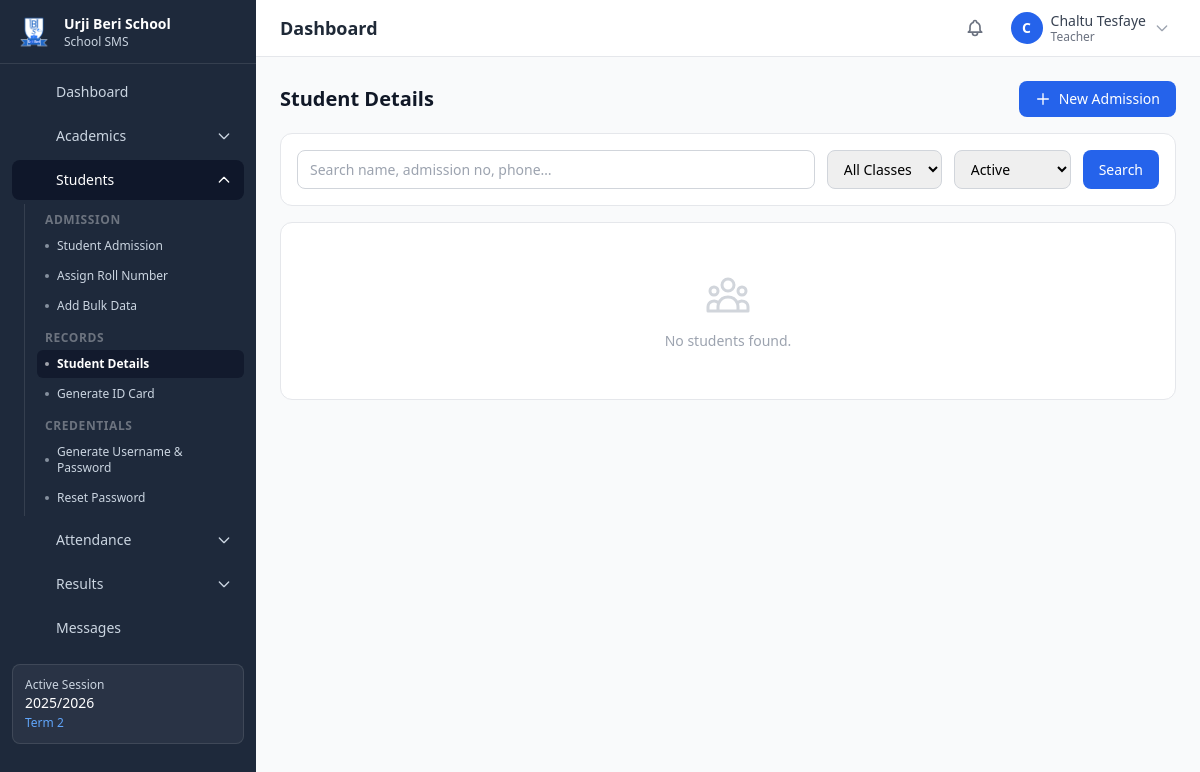
The app's page /students/details (signed in) with its own data.
### tables this page shows
CREATE TABLE IF NOT EXISTS `settings` (
    `id` BIGINT UNSIGNED NOT NULL AUTO_INCREMENT,
    `setting_group` VARCHAR(50) NOT NULL DEFAULT 'general',
    `setting_key` VARCHAR(100) NOT NULL,
    `setting_value` TEXT DEFAULT NULL,
    `setting_type` ENUM('string','integer','boolean','json','text','textarea','number') NOT NULL DEFAULT 'string',
    `description` VARCHAR(255) DEFAULT NULL,
    `is_public` TINYINT(1) NOT NULL DEFAULT 0,
    `updated_at` DATETIME NOT NULL DEFAULT CURRENT_TIMESTAMP ON UPDATE CURRENT_TIMESTAMP,
    PRIMARY KEY (`id`),
    UNIQUE KEY `uk_settings_key` (`setting_group`, `setting_key`),
    INDEX `idx_settings_group` (`setting_group`)
);

CREATE TABLE IF NOT EXISTS `academic_sessions` (
    `id` BIGINT UNSIGNED NOT NULL AUTO_INCREMENT,
    `name` VARCHAR(100) NOT NULL,
    `slug` VARCHAR(100) NOT NULL,
    `start_date` DATE NOT NULL,
    `end_date` DATE NOT NULL,
    `is_active` TINYINT(1) NOT NULL DEFAULT 0,
    `created_at` DATETIME NOT NULL DEFAULT CURRENT_TIMESTAMP,
    `updated_at` DATETIME NOT NULL DEFAULT CURRENT_TIMESTAMP ON UPDATE CURRENT_TIMESTAMP,
    PRIMARY KEY (`id`),
    UNIQUE KEY `uk_sessions_slug` (`slug`),
    INDEX `idx_sessions_active` (`is_active`)
);

CREATE TABLE IF NOT EXISTS `terms` (
    `id` BIGINT UNSIGNED NOT NULL AUTO_INCREMENT,
    `session_id` BIGINT UNSIGNED NOT NULL,
    `name` VARCHAR(100) NOT NULL,
    `slug` VARCHAR(100) NOT NULL,
    `start_date` DATE NOT NULL,
    `end_date` DATE NOT NULL,
    `is_active` TINYINT(1) NOT NULL DEFAULT 0,
    `sort_order` INT UNSIGNED NOT NULL DEFAULT 0,
    `created_at` DATETIME NOT NULL DEFAULT CURRENT_TIMESTAMP,
    `updated_at` DATETIME NOT NULL DEFAULT CURRENT_TIMESTAMP ON UPDATE CURRENT_TIMESTAMP,
    PRIMARY KEY (`id`),
    UNIQUE KEY `uk_terms_session_slug` (`session_id`, `slug`),
    INDEX `idx_terms_active` (`is_active`),
    CONSTRAINT `fk_terms_session` FOREIGN KEY (`session_id`) REFERENCES `academic_sessions`(`id`) ON DELETE CASCADE
);

### modules/students/views/details.php (the view, shortened to what the rows shown need)
<div class="space-y-4">
    <div class="flex items-center justify-between">
        <h1 class="text-xl font-bold text-gray-900">Student Details</h1>
    </div>
</div>
<?php
require APP_ROOT . '/templates/layout.php';

### templates/partials/sidebar.php (shortened to what the rows shown need)
<?php
$isAdmin = auth_is_super_admin() || auth_has_role('admin');
$isTeacher = auth_has_role('teacher');
$isStudent = auth_has_role('student');
$isParent = auth_has_role('parent');
$inAcademics = route_is('academics');
$navItems = [];
$navItems[] = ['icon' => 'home', 'label' => 'Dashboard', 'url' => '/dashboard', 'module' => 'dashboard'];
if ($isAdmin || $isTeacher) {
    $navItems[] = [
        'icon'   => 'academic-cap',
        'label'  => 'Academics',
        'module' => 'academics',
        'tree'   => true,
        'groups' => [
            'Setup'       => [
                ['action' => 'sessions',          'label' => 'Sessions'],
                ['action' => 'terms',             'label' => 'Terms'],
                ['action' => 'mediums',           'label' => 'Mediums'],
                ['action' => 'streams',           'label' => 'Streams'],
                ['action' => 'shifts',            'label' => 'Shifts'],
            ],
            'Structure'   => [
                ['action' => 'classes',           'label' => 'Classes'],
                ['action' => 'sections',          'label' => 'Sections'],
                ['action' => 'subjects',          'label' => 'Subjects'],
            ],
            'Assignments' => [
                ['action' => 'class-subjects',    'label' => 'Class Subjects'],
                ['action' => 'elective-subjects', 'label' => 'Elective Subjects'],
                ['action' => 'class-teachers',    'label' => 'Class Teachers'],
                ['action' => 'subject-teachers',  'label' => 'Subject Teachers'],
            ],
            'Actions'     => [
                ['action' => 'promote',           'label' => 'Promote Students'],
            ],
            'Schedule'    => [
                ['action' => 'timetable',         'label' => 'Timetable'],
            ],
        ],
    ];
}
if ($isAdmin || $isTeacher || $isParent) {
    $navItems[] = [
        'icon'   => 'users',
        'label'  => 'Students',
        'module' => 'students',
        'tree'   => true,
        'groups' => [
            'Admission' => [
                ['action' => 'admission',      'label' => 'Student Admission'],
                ['action' => 'roll-numbers',   'label' => 'Assign Roll Number'],
                ['action' => 'bulk-import',    'label' => 'Add Bulk Data'],
            ],
            'Records' => [
                ['action' => 'details',        'label' => 'Student Details'],
                ['action' => 'id-cards',       'label' => 'Generate ID Card'],
            ],
            'Credentials' => [
                ['action' => 'credentials',    'label' => 'Generate Username & Password'],
                ['action' => 'reset-password', 'label' => 'Reset Password'],
            ],
        ],
    ];
}
if ($isAdmin || $isTeacher || $isStudent || $isParent) {
    $navItems[] = [
        'icon'   => 'clipboard-check',
        'label'  => 'Attendance',
        'module' => 'attendance',
        'tree'   => true,
        'groups' => [
            'Manage' => [
                ['action' => 'index',  'label' => 'Add Attendance'],
                ['action' => 'view',   'label' => 'View Attendance'],
                ['action' => 'report', 'label' => 'Attendance Report'],
            ],
        ],
    ];
}
if ($isAdmin || $isTeacher || $isStudent || $isParent) {
    $navItems[] = [
        'icon'   => 'academic-cap',
        'label'  => 'Results',
        'module' => 'exams',
        'tree'   => true,
        'groups' => [
            'Setup' => [
                ['action' => 'add-assessment', 'label' => 'Add Assessment'],
            ],
            'Results' => [
                ['action' => 'enter-results',  'label' => 'Enter Students\' Results'],
                ['action' => 'enter-conduct',  'label' => 'Enter Conduct Grades'],
            ],
            'Reports' => [
                ['action' => 'roster',          'label' => 'Generate Roster'],
                ['action' => 'result-cards',    'label' => 'Report Card'],
                ['action' => 'result-analysis', 'label' => 'Result Analysis'],
            ],
        ],
    ];
}
$navItems[] = ['icon' => 'chat-alt', 'label' => 'Messages', 'url' => '/communication', 'module' => 'communication'];
?>
<aside id="sidebar" class="fixed inset-y-0 left-0 z-40 w-64 bg-sidebar-bg sidebar-transition transform -translate-x-full lg:translate-x-0 overflow-y-auto no-print">
    <div class="flex items-center gap-3 px-4 h-16 border-b border-white/10">
        <img src="<?= url('/img/Logo.png') ?>" alt="Urji Beri School" class="w-9 h-9 rounded-lg flex-shrink-0 object-contain">
        <div class="min-w-0">
            <h1 class="text-white font-semibold text-sm truncate"><?= e(get_school_name()) ?></h1>
            <p class="text-sidebar-text text-xs truncate">School SMS</p>
        </div>
    </div>
    <nav class="mt-2 px-3 pb-4 space-y-1">
        <?php foreach ($navItems as $item):
            if (!empty($item['tree'])):
                $mod = $item['module'];
                $parentActive = route_is($mod);
                $parentCls = $parentActive
                    ? 'bg-sidebar-active text-white'
                    : 'text-sidebar-text hover:bg-sidebar-hover hover:text-white';
                $curAction = current_action();
                $submenuId = $mod . '-submenu';
                $arrowId   = $mod . '-arrow';
        ?>
        <div>
            <button type="button"
                    onclick="sidebarTreeToggle('<?= $submenuId ?>','<?= $arrowId ?>')"
                    class="w-full flex items-center gap-3 px-3 py-2.5 rounded-lg text-sm font-medium transition-colors <?= $parentCls ?>">
                <?= sidebar_icon($item['icon']) ?>
                <span><?= e($item['label']) ?></span>
                <svg id="<?= $arrowId ?>"
                     class="ml-auto w-4 h-4 flex-shrink-0 transition-transform duration-200 <?= $parentActive ? 'rotate-180' : '' ?>"
                     fill="none" stroke="currentColor" viewBox="0 0 24 24">
                    <path stroke-linecap="round" stroke-linejoin="round" stroke-width="2" d="M19 9l-7 7-7-7"/>
                </svg>
            </button>
            <div id="<?= $submenuId ?>"
                 class="overflow-hidden transition-all duration-200 <?= $parentActive ? '' : 'hidden' ?>">
                <div class="mt-1 ml-3 pl-3 border-l border-white/10 space-y-0.5 pb-1">
                    <?php foreach ($item['groups'] as $groupLabel => $children): ?>
                    <p class="px-2 pt-2 pb-0.5 text-xs font-semibold uppercase tracking-wider"
                       style="color:rgba(255,255,255,0.35)"><?= e($groupLabel) ?></p>
                    <?php foreach ($children as $child):
                        $childActive = ($inAcademics || $parentActive) && ($curAction === $child['action']);
                        $childCls = $childActive
                            ? 'bg-sidebar-active/80 text-white font-semibold'
                            : 'text-sidebar-text hover:bg-sidebar-hover hover:text-white';
                    ?>
                    <a href="<?= url($mod, $child['action']) ?>"
                       class="flex items-center gap-2 px-2 py-1.5 rounded-md text-xs font-medium transition-colors <?= $childCls ?>">
                        <span class="w-1 h-1 rounded-full bg-current flex-shrink-0 opacity-60"></span>
                        <?= e($child['label']) ?>
                    </a>
                    <?php endforeach; ?>
                    <?php endforeach; ?>
                </div>
            </div>
        </div>
        <?php
            else:
                $active = route_is($item['module']);
                $activeClass = $active ? 'bg-sidebar-active text-white' : 'text-sidebar-text hover:bg-sidebar-hover hover:text-white';
        ?>
        <a href="<?= url($item['url']) ?>" class="flex items-center gap-3 px-3 py-2.5 rounded-lg text-sm font-medium transition-colors <?= $activeClass ?>">
            <?= sidebar_icon($item['icon']) ?>
            <span><?= e($item['label']) ?></span>
        </a>
        <?php endif; ?>
        <?php endforeach; ?>
    </nav>
    <?php $activeSession = get_active_session(); ?>
    <?php if ($activeSession): ?>
    <div class="mx-3 mb-4 p-3 rounded-lg bg-white/5 border border-white/10">
        <p class="text-xs text-sidebar-text">Active Session</p>
        <p class="text-sm text-white font-medium"><?= e($activeSession['name']) ?></p>
        <?php $activeTerm = get_active_term(); if ($activeTerm): ?>
        <p class="text-xs text-primary-400 mt-0.5"><?= e($activeTerm['name']) ?></p>
        <?php endif; ?>
    </div>
    <?php endif; ?>
</aside>
<?php
function sidebar_icon(string $name): string {
    $path = $icons[$name] ?? $icons['home'];
    return '<svg class="w-5 h-5 flex-shrink-0" fill="none" stroke="currentColor" viewBox="0 0 24 24">' . $path . '</svg>';
}
?>

### records on screen
settings: setting_value "Urji Beri School"
academic_sessions: name "2025/2026"
terms: name "Term 2"

### other values on screen
$item['label'] "Dashboard"
$item['label'] "Academics"
$item['label'] "Students"
$groupLabel "ADMISSION"
$child['label'] "Student Admission"
$child['label'] "Assign Roll Number"
$child['label'] "Add Bulk Data"
$groupLabel "RECORDS"
$child['label'] "Student Details"
$child['label'] "Generate ID Card"
$groupLabel "CREDENTIALS"
$child['label'] "Generate Username & Password"
$child['label'] "Reset Password"
$item['label'] "Attendance"
$item['label'] "Results"
